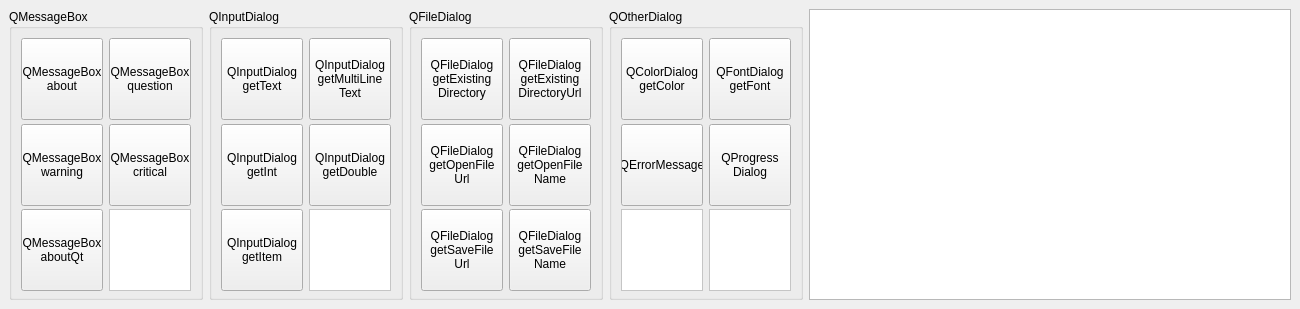
<?xml version="1.0" encoding="UTF-8"?>
<ui version="4.0">
 <class>MainWindow</class>
 <widget class="QMainWindow" name="MainWindow">
  <property name="geometry">
   <rect>
    <x>0</x>
    <y>0</y>
    <width>1300</width>
    <height>309</height>
   </rect>
  </property>
  <property name="minimumSize">
   <size>
    <width>1300</width>
    <height>309</height>
   </size>
  </property>
  <property name="maximumSize">
   <size>
    <width>1300</width>
    <height>309</height>
   </size>
  </property>
  <property name="windowTitle">
   <string>MainWindow</string>
  </property>
  <widget class="QWidget" name="centralwidget">
   <layout class="QHBoxLayout" name="horizontalLayout">
    <item>
     <widget class="QGroupBox" name="groupBox">
      <property name="title">
       <string>QMessageBox</string>
      </property>
      <layout class="QGridLayout" name="gridLayout">
       <item row="0" column="0">
        <widget class="QPushButton" name="pushButton_2">
         <property name="sizePolicy">
          <sizepolicy hsizetype="Minimum" vsizetype="Preferred">
           <horstretch>0</horstretch>
           <verstretch>0</verstretch>
          </sizepolicy>
         </property>
         <property name="minimumSize">
          <size>
           <width>82</width>
           <height>82</height>
          </size>
         </property>
         <property name="maximumSize">
          <size>
           <width>82</width>
           <height>82</height>
          </size>
         </property>
         <property name="text">
          <string>QMessageBox
about</string>
         </property>
        </widget>
       </item>
       <item row="0" column="1">
        <widget class="QPushButton" name="pushButton_3">
         <property name="sizePolicy">
          <sizepolicy hsizetype="Minimum" vsizetype="Preferred">
           <horstretch>0</horstretch>
           <verstretch>0</verstretch>
          </sizepolicy>
         </property>
         <property name="minimumSize">
          <size>
           <width>82</width>
           <height>82</height>
          </size>
         </property>
         <property name="maximumSize">
          <size>
           <width>82</width>
           <height>82</height>
          </size>
         </property>
         <property name="text">
          <string>QMessageBox
question</string>
         </property>
        </widget>
       </item>
       <item row="1" column="0">
        <widget class="QPushButton" name="pushButton_4">
         <property name="sizePolicy">
          <sizepolicy hsizetype="Minimum" vsizetype="Preferred">
           <horstretch>0</horstretch>
           <verstretch>0</verstretch>
          </sizepolicy>
         </property>
         <property name="minimumSize">
          <size>
           <width>82</width>
           <height>82</height>
          </size>
         </property>
         <property name="maximumSize">
          <size>
           <width>82</width>
           <height>82</height>
          </size>
         </property>
         <property name="text">
          <string>QMessageBox
warning</string>
         </property>
        </widget>
       </item>
       <item row="1" column="1">
        <widget class="QPushButton" name="pushButton_5">
         <property name="sizePolicy">
          <sizepolicy hsizetype="Minimum" vsizetype="Preferred">
           <horstretch>0</horstretch>
           <verstretch>0</verstretch>
          </sizepolicy>
         </property>
         <property name="minimumSize">
          <size>
           <width>82</width>
           <height>82</height>
          </size>
         </property>
         <property name="maximumSize">
          <size>
           <width>82</width>
           <height>82</height>
          </size>
         </property>
         <property name="text">
          <string>QMessageBox
critical</string>
         </property>
        </widget>
       </item>
       <item row="2" column="1">
        <widget class="QFrame" name="frame">
         <property name="minimumSize">
          <size>
           <width>82</width>
           <height>82</height>
          </size>
         </property>
         <property name="maximumSize">
          <size>
           <width>82</width>
           <height>82</height>
          </size>
         </property>
         <property name="styleSheet">
          <string notr="true">background-color: rgb(255, 255, 255);</string>
         </property>
         <property name="frameShape">
          <enum>QFrame::StyledPanel</enum>
         </property>
         <property name="frameShadow">
          <enum>QFrame::Raised</enum>
         </property>
        </widget>
       </item>
       <item row="2" column="0">
        <widget class="QPushButton" name="pushButton_6">
         <property name="sizePolicy">
          <sizepolicy hsizetype="Minimum" vsizetype="Preferred">
           <horstretch>0</horstretch>
           <verstretch>0</verstretch>
          </sizepolicy>
         </property>
         <property name="minimumSize">
          <size>
           <width>82</width>
           <height>82</height>
          </size>
         </property>
         <property name="maximumSize">
          <size>
           <width>82</width>
           <height>82</height>
          </size>
         </property>
         <property name="text">
          <string>QMessageBox
aboutQt</string>
         </property>
        </widget>
       </item>
      </layout>
     </widget>
    </item>
    <item>
     <widget class="QGroupBox" name="groupBox_2">
      <property name="title">
       <string>QInputDialog</string>
      </property>
      <layout class="QGridLayout" name="gridLayout_2">
       <item row="0" column="0">
        <widget class="QPushButton" name="pushButton_7">
         <property name="sizePolicy">
          <sizepolicy hsizetype="Minimum" vsizetype="Preferred">
           <horstretch>0</horstretch>
           <verstretch>0</verstretch>
          </sizepolicy>
         </property>
         <property name="minimumSize">
          <size>
           <width>82</width>
           <height>82</height>
          </size>
         </property>
         <property name="maximumSize">
          <size>
           <width>82</width>
           <height>82</height>
          </size>
         </property>
         <property name="text">
          <string>QInputDialog
getText</string>
         </property>
        </widget>
       </item>
       <item row="1" column="0">
        <widget class="QPushButton" name="pushButton_8">
         <property name="sizePolicy">
          <sizepolicy hsizetype="Minimum" vsizetype="Preferred">
           <horstretch>0</horstretch>
           <verstretch>0</verstretch>
          </sizepolicy>
         </property>
         <property name="minimumSize">
          <size>
           <width>82</width>
           <height>82</height>
          </size>
         </property>
         <property name="maximumSize">
          <size>
           <width>82</width>
           <height>82</height>
          </size>
         </property>
         <property name="text">
          <string>QInputDialog
getInt</string>
         </property>
        </widget>
       </item>
       <item row="0" column="1">
        <widget class="QPushButton" name="pushButton_11">
         <property name="sizePolicy">
          <sizepolicy hsizetype="Minimum" vsizetype="Preferred">
           <horstretch>0</horstretch>
           <verstretch>0</verstretch>
          </sizepolicy>
         </property>
         <property name="minimumSize">
          <size>
           <width>82</width>
           <height>82</height>
          </size>
         </property>
         <property name="maximumSize">
          <size>
           <width>82</width>
           <height>82</height>
          </size>
         </property>
         <property name="text">
          <string>QInputDialog
getMultiLine
Text</string>
         </property>
        </widget>
       </item>
       <item row="1" column="1">
        <widget class="QPushButton" name="pushButton_9">
         <property name="sizePolicy">
          <sizepolicy hsizetype="Minimum" vsizetype="Preferred">
           <horstretch>0</horstretch>
           <verstretch>0</verstretch>
          </sizepolicy>
         </property>
         <property name="minimumSize">
          <size>
           <width>82</width>
           <height>82</height>
          </size>
         </property>
         <property name="maximumSize">
          <size>
           <width>82</width>
           <height>82</height>
          </size>
         </property>
         <property name="text">
          <string>QInputDialog
getDouble</string>
         </property>
        </widget>
       </item>
       <item row="2" column="1">
        <widget class="QFrame" name="frame_2">
         <property name="minimumSize">
          <size>
           <width>82</width>
           <height>82</height>
          </size>
         </property>
         <property name="maximumSize">
          <size>
           <width>82</width>
           <height>82</height>
          </size>
         </property>
         <property name="styleSheet">
          <string notr="true">background-color: rgb(255, 255, 255);</string>
         </property>
         <property name="frameShape">
          <enum>QFrame::StyledPanel</enum>
         </property>
         <property name="frameShadow">
          <enum>QFrame::Raised</enum>
         </property>
        </widget>
       </item>
       <item row="2" column="0">
        <widget class="QPushButton" name="pushButton_10">
         <property name="sizePolicy">
          <sizepolicy hsizetype="Minimum" vsizetype="Preferred">
           <horstretch>0</horstretch>
           <verstretch>0</verstretch>
          </sizepolicy>
         </property>
         <property name="minimumSize">
          <size>
           <width>82</width>
           <height>82</height>
          </size>
         </property>
         <property name="maximumSize">
          <size>
           <width>82</width>
           <height>82</height>
          </size>
         </property>
         <property name="text">
          <string>QInputDialog
getItem</string>
         </property>
        </widget>
       </item>
      </layout>
     </widget>
    </item>
    <item>
     <widget class="QGroupBox" name="groupBox_3">
      <property name="title">
       <string>QFileDialog</string>
      </property>
      <layout class="QGridLayout" name="gridLayout_3">
       <item row="0" column="0">
        <widget class="QPushButton" name="pushButton_12">
         <property name="sizePolicy">
          <sizepolicy hsizetype="Minimum" vsizetype="Preferred">
           <horstretch>0</horstretch>
           <verstretch>0</verstretch>
          </sizepolicy>
         </property>
         <property name="minimumSize">
          <size>
           <width>82</width>
           <height>82</height>
          </size>
         </property>
         <property name="maximumSize">
          <size>
           <width>82</width>
           <height>82</height>
          </size>
         </property>
         <property name="text">
          <string>QFileDialog
getExisting
Directory</string>
         </property>
        </widget>
       </item>
       <item row="1" column="0">
        <widget class="QPushButton" name="pushButton_13">
         <property name="sizePolicy">
          <sizepolicy hsizetype="Minimum" vsizetype="Preferred">
           <horstretch>0</horstretch>
           <verstretch>0</verstretch>
          </sizepolicy>
         </property>
         <property name="minimumSize">
          <size>
           <width>82</width>
           <height>82</height>
          </size>
         </property>
         <property name="maximumSize">
          <size>
           <width>82</width>
           <height>82</height>
          </size>
         </property>
         <property name="text">
          <string>QFileDialog
getOpenFile
Url</string>
         </property>
        </widget>
       </item>
       <item row="2" column="0">
        <widget class="QPushButton" name="pushButton_16">
         <property name="sizePolicy">
          <sizepolicy hsizetype="Minimum" vsizetype="Preferred">
           <horstretch>0</horstretch>
           <verstretch>0</verstretch>
          </sizepolicy>
         </property>
         <property name="minimumSize">
          <size>
           <width>82</width>
           <height>82</height>
          </size>
         </property>
         <property name="maximumSize">
          <size>
           <width>82</width>
           <height>82</height>
          </size>
         </property>
         <property name="text">
          <string>QFileDialog
getSaveFile
Url</string>
         </property>
        </widget>
       </item>
       <item row="2" column="1">
        <widget class="QPushButton" name="pushButton_15">
         <property name="sizePolicy">
          <sizepolicy hsizetype="Minimum" vsizetype="Preferred">
           <horstretch>0</horstretch>
           <verstretch>0</verstretch>
          </sizepolicy>
         </property>
         <property name="minimumSize">
          <size>
           <width>82</width>
           <height>82</height>
          </size>
         </property>
         <property name="maximumSize">
          <size>
           <width>82</width>
           <height>82</height>
          </size>
         </property>
         <property name="text">
          <string>QFileDialog
getSaveFile
Name</string>
         </property>
        </widget>
       </item>
       <item row="1" column="1">
        <widget class="QPushButton" name="pushButton_14">
         <property name="sizePolicy">
          <sizepolicy hsizetype="Minimum" vsizetype="Preferred">
           <horstretch>0</horstretch>
           <verstretch>0</verstretch>
          </sizepolicy>
         </property>
         <property name="minimumSize">
          <size>
           <width>82</width>
           <height>82</height>
          </size>
         </property>
         <property name="maximumSize">
          <size>
           <width>82</width>
           <height>82</height>
          </size>
         </property>
         <property name="text">
          <string>QFileDialog
getOpenFile
Name</string>
         </property>
        </widget>
       </item>
       <item row="0" column="1">
        <widget class="QPushButton" name="pushButton_21">
         <property name="sizePolicy">
          <sizepolicy hsizetype="Minimum" vsizetype="Preferred">
           <horstretch>0</horstretch>
           <verstretch>0</verstretch>
          </sizepolicy>
         </property>
         <property name="minimumSize">
          <size>
           <width>82</width>
           <height>82</height>
          </size>
         </property>
         <property name="maximumSize">
          <size>
           <width>82</width>
           <height>82</height>
          </size>
         </property>
         <property name="text">
          <string>QFileDialog
getExisting
DirectoryUrl</string>
         </property>
        </widget>
       </item>
      </layout>
     </widget>
    </item>
    <item>
     <widget class="QGroupBox" name="groupBox_4">
      <property name="title">
       <string>QOtherDialog</string>
      </property>
      <layout class="QGridLayout" name="gridLayout_4">
       <item row="1" column="1">
        <widget class="QPushButton" name="pushButton_20">
         <property name="sizePolicy">
          <sizepolicy hsizetype="Minimum" vsizetype="Preferred">
           <horstretch>0</horstretch>
           <verstretch>0</verstretch>
          </sizepolicy>
         </property>
         <property name="minimumSize">
          <size>
           <width>82</width>
           <height>82</height>
          </size>
         </property>
         <property name="maximumSize">
          <size>
           <width>82</width>
           <height>82</height>
          </size>
         </property>
         <property name="text">
          <string>QProgress
Dialog</string>
         </property>
        </widget>
       </item>
       <item row="0" column="0">
        <widget class="QPushButton" name="pushButton_17">
         <property name="sizePolicy">
          <sizepolicy hsizetype="Minimum" vsizetype="Preferred">
           <horstretch>0</horstretch>
           <verstretch>0</verstretch>
          </sizepolicy>
         </property>
         <property name="minimumSize">
          <size>
           <width>82</width>
           <height>82</height>
          </size>
         </property>
         <property name="maximumSize">
          <size>
           <width>82</width>
           <height>82</height>
          </size>
         </property>
         <property name="text">
          <string>QColorDialog
getColor</string>
         </property>
        </widget>
       </item>
       <item row="0" column="1">
        <widget class="QPushButton" name="pushButton_19">
         <property name="sizePolicy">
          <sizepolicy hsizetype="Minimum" vsizetype="Preferred">
           <horstretch>0</horstretch>
           <verstretch>0</verstretch>
          </sizepolicy>
         </property>
         <property name="minimumSize">
          <size>
           <width>82</width>
           <height>82</height>
          </size>
         </property>
         <property name="maximumSize">
          <size>
           <width>82</width>
           <height>82</height>
          </size>
         </property>
         <property name="text">
          <string>QFontDialog
getFont</string>
         </property>
        </widget>
       </item>
       <item row="1" column="0">
        <widget class="QPushButton" name="pushButton_18">
         <property name="sizePolicy">
          <sizepolicy hsizetype="Minimum" vsizetype="Preferred">
           <horstretch>0</horstretch>
           <verstretch>0</verstretch>
          </sizepolicy>
         </property>
         <property name="minimumSize">
          <size>
           <width>82</width>
           <height>82</height>
          </size>
         </property>
         <property name="maximumSize">
          <size>
           <width>82</width>
           <height>82</height>
          </size>
         </property>
         <property name="text">
          <string>QErrorMessage</string>
         </property>
        </widget>
       </item>
       <item row="2" column="0">
        <widget class="QFrame" name="frame_4">
         <property name="minimumSize">
          <size>
           <width>82</width>
           <height>82</height>
          </size>
         </property>
         <property name="maximumSize">
          <size>
           <width>82</width>
           <height>82</height>
          </size>
         </property>
         <property name="styleSheet">
          <string notr="true">background-color: rgb(255, 255, 255);</string>
         </property>
         <property name="frameShape">
          <enum>QFrame::StyledPanel</enum>
         </property>
         <property name="frameShadow">
          <enum>QFrame::Raised</enum>
         </property>
        </widget>
       </item>
       <item row="2" column="1">
        <widget class="QFrame" name="frame_5">
         <property name="minimumSize">
          <size>
           <width>82</width>
           <height>82</height>
          </size>
         </property>
         <property name="maximumSize">
          <size>
           <width>82</width>
           <height>82</height>
          </size>
         </property>
         <property name="styleSheet">
          <string notr="true">background-color: rgb(255, 255, 255);</string>
         </property>
         <property name="frameShape">
          <enum>QFrame::StyledPanel</enum>
         </property>
         <property name="frameShadow">
          <enum>QFrame::Raised</enum>
         </property>
        </widget>
       </item>
      </layout>
     </widget>
    </item>
    <item>
     <widget class="QTextEdit" name="textEdit"/>
    </item>
   </layout>
  </widget>
 </widget>
 <resources/>
 <connections/>
</ui>
